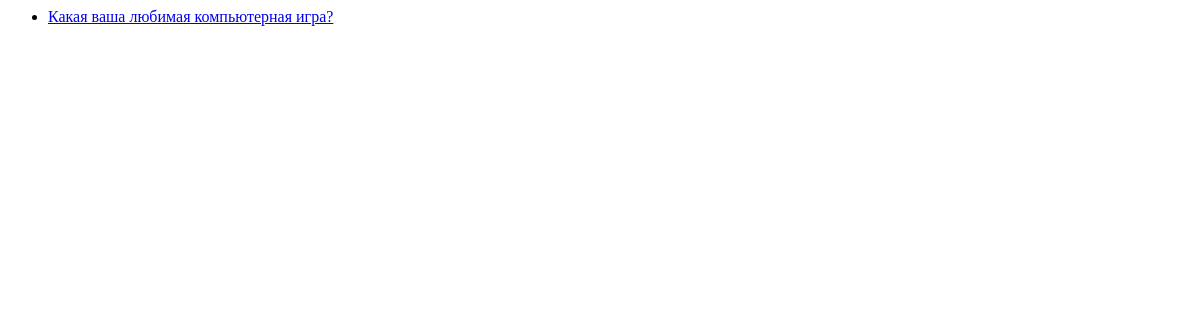
/polls/, run on an earlier commit of the app's database.
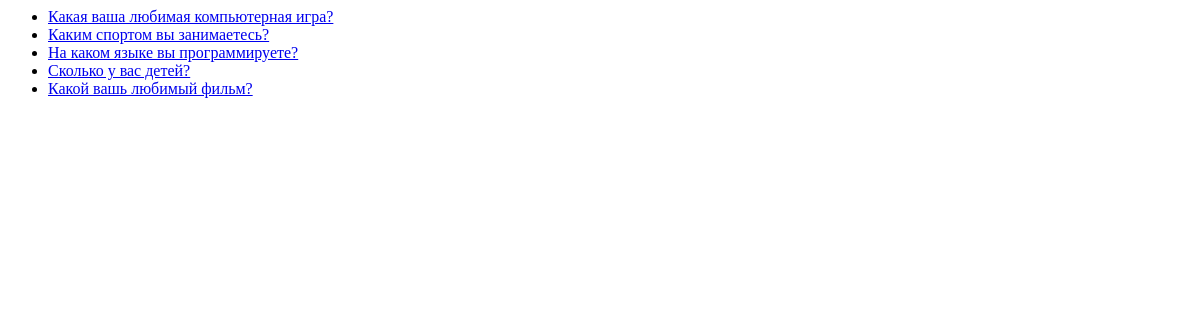
And on a later commit of the database.
### polls/models.py (models this page shows, shortened)
class Question(models.Model):
    question_text = models.CharField(max_length=200)
    pub_date = models.DateTimeField('date published')

### polls/views.py (the view)
# urls.py: path('', index, name='index'),
def index(request):
    latest_question_list = Question.objects.order_by('pub_date')[:5]
    context = {'latest_question_list': latest_question_list}
    return render(request, 'polls/index.html', context)

### polls/templates/polls/index.html
{% if latest_question_list %}
    <ul>
    {% for question in latest_question_list %}
        <li><a href="/polls/{{ question.id }}/">{{ question.question_text }}</a></li>
    {% endfor %}
    </ul>
{% else %}
    <p>No polls are available.</p>
{% endif %}

What changed in the data, as far as the page shows it:
added Question: question_text "Каким спортом вы занимаетесь?"
added Question: question_text "На каком языке вы программируете?"
added Question: question_text "Сколько у вас детей?"
added Question: question_text "Какой вашь любимый фильм?"
